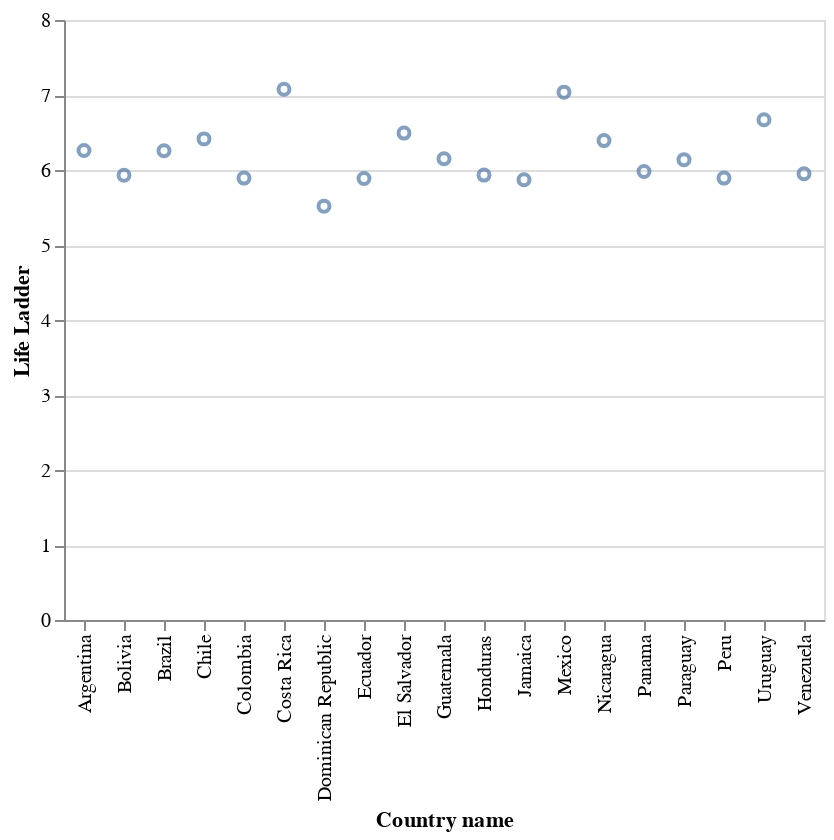

The notebook cell this image was saved under:
### Markdown cell above
A veces es necesario decirle explícitamente a Altair el tipo de datos de nuestras variables. 
Estos tipos pueden ser/se especifican de la siguiente forma:

- `'nombre_variable:N'` Tipo de datos Nominal (datos categóricos no ordenados),

- `'nombre_variable:O'` Tipo de datos Ordinal (datos categóricos ordenados),

- `'nombre_variable:Q'` Tipo de datos cuantitativo (datos numéricos) y

- `'nombre_variable:T'` Variables de tiempo como fechas o años (casi no hemos visto esto)

Volviendo al primer ejemplo:

### Code cell
alt.Chart(happy_lac).mark_point().encode(
    y = alt.Y("Life Ladder:Q"),
    x = alt.X("Country name:N")
    )

### Figure 1 — Vega-Lite specification as saved in the notebook (floating-point values rounded to 4 significant figures)
{"config": {"view": {"continuousWidth": 300, "continuousHeight": 300}}, "data": {"name": "data-521dbf837bf678f07b4ab254f0dc1499"}, "mark": {"type": "point"}, "encoding": {"x": {"field": "Country name", "type": "nominal"}, "y": {"field": "Life Ladder", "type": "quantitative"}}, "$schema": "https://vega.github.io/schema/vega-lite/v5.20.1.json", "datasets": {"data-521dbf837bf678f07b4ab254f0dc1499": [{"Country name": "Argentina", "year": 2022, "Life Ladder": 6.261, "Log GDP per capita": 10.01, "Social support": 0.893, "Healthy life expectancy at birth": 67.25, "Freedom to make life choices": 0.825, "Generosity": -0.128, "Perceptions of corruption": 0.81, "Positive affect": 0.724, "Negative affect": 0.284, "Regional indicator": "Latin America and Caribbean", "_merge": "both"}, {"Country name": "Bolivia", "year": 2022, "Life Ladder": 5.929, "Log GDP per capita": 9.014, "Social support": 0.824, "Healthy life expectancy at birth": 63.75, "Freedom to make life choices": 0.865, "Generosity": -0.08, "Perceptions of corruption": 0.84, "Positive affect": 0.738, "Negative affect": 0.426, "Regional indicator": "Latin America and Caribbean", "_merge": "both"}, {"Country name": "Brazil", "year": 2022, "Life Ladder": 6.257, "Log GDP per capita": 9.611, "Social support": 0.866, "Healthy life expectancy at birth": 65.92, "Freedom to make life choices": 0.83, "Generosity": -0.061, "Perceptions of corruption": 0.742, "Positive affect": 0.681, "Negative affect": 0.341, "Regional indicator": "Latin America and Caribbean", "_merge": "both"}, {"Country name": "Chile", "year": 2022, "Life Ladder": 6.415, "Log GDP per capita": 10.15, "Social support": 0.887, "Healthy life expectancy at birth": 70.45, "Freedom to make life choices": 0.793, "Generosity": -0.011, "Perceptions of corruption": 0.796, "Positive affect": 0.775, "Negative affect": 0.253, "Regional indicator": "Latin America and Caribbean", "_merge": "both"}, {"Country name": "Colombia", "year": 2022, "Life Ladder": 5.892, "Log GDP per capita": 9.66, "Social support": 0.877, "Healthy life expectancy at birth": 69.53, "Freedom to make life choices": 0.799, "Generosity": -0.162, "Perceptions of corruption": 0.863, "Positive affect": 0.762, "Negative affect": 0.306, "Regional indicator": "Latin America and Caribbean", "_merge": "both"}, {"Country name": "Costa Rica", "year": 2022, "Life Ladder": 7.077, "Log GDP per capita": 9.998, "Social support": 0.902, "Healthy life expectancy at birth": 70.0, "Freedom to make life choices": 0.91, "Generosity": -0.047, "Perceptions of corruption": 0.751, "Positive affect": 0.793, "Negative affect": 0.272, "Regional indicator": "Latin America and Caribbean", "_merge": "both"}, {"Country name": "Dominican Republic", "year": 2022, "Life Ladder": 5.518, "Log GDP per capita": 9.874, "Social support": 0.82, "Healthy life expectancy at birth": 64.6, "Freedom to make life choices": 0.853, "Generosity": -0.084, "Perceptions of corruption": 0.656, "Positive affect": 0.723, "Negative affect": 0.306, "Regional indicator": "Latin America and Caribbean", "_merge": "both"}, {"Country name": "Ecuador", "year": 2022, "Life Ladder": 5.887, "Log GDP per capita": 9.29, "Social support": 0.825, "Healthy life expectancy at birth": 69.25, "Freedom to make life choices": 0.759, "Generosity": -0.08, "Perceptions of corruption": 0.866, "Positive affect": 0.777, "Negative affect": 0.356, "Regional indicator": "Latin America and Caribbean", "_merge": "both"}, {"Country name": "El Salvador", "year": 2022, "Life Ladder": 6.492, "Log GDP per capita": 9.135, "Social support": 0.772, "Healthy life expectancy at birth": 65.95, "Freedom to make life choices": 0.914, "Generosity": -0.112, "Perceptions of corruption": 0.621, "Positive affect": 0.823, "Negative affect": 0.296, "Regional indicator": "Latin America and Caribbean", "_merge": "both"}, {"Country name": "Guatemala", "year": 2022, "Life Ladder": 6.15, "Log GDP per capita": 9.116, "Social support": 0.806, "Healthy life expectancy at birth": 62.9, "Freedom to make life choices": 0.856, "Generosity": -0.057, "Perceptions of corruption": 0.835, "Positive affect": 0.835, "Negative affect": 0.263, "Regional indicator": "Latin America and Caribbean", "_merge": "both"}, {"Country name": "Honduras", "year": 2022, "Life Ladder": 5.932, "Log GDP per capita": 8.645, "Social support": 0.729, "Healthy life expectancy at birth": 64.28, "Freedom to make life choices": 0.851, "Generosity": 0.081, "Perceptions of corruption": 0.834, "Positive affect": 0.775, "Negative affect": 0.289, "Regional indicator": "Latin America and Caribbean", "_merge": "both"}, {"Country name": "Jamaica", "year": 2022, "Life Ladder": 5.87, "Log GDP per capita": 9.198, "Social support": 0.868, "Healthy life expectancy at birth": 66.6, "Freedom to make life choices": 0.874, "Generosity": -0.088, "Perceptions of corruption": 0.91, "Positive affect": 0.718, "Negative affect": 0.269, "Regional indicator": "Latin America and Caribbean", "_merge": "both"}, {"Country name": "Mexico", "year": 2022, "Life Ladder": 7.038, "Log GDP per capita": 9.876, "Social support": 0.858, "Healthy life expectancy at birth": 65.8, "Freedom to make life choices": 0.861, "Generosity": -0.121, "Perceptions of corruption": 0.78, "Positive affect": 0.818, "Negative affect": 0.205, "Regional indicator": "Latin America and Caribbean", "_merge": "both"}, {"Country name": "Nicaragua", "year": 2022, "Life Ladder": 6.392, "Log GDP per capita": 8.664, "Social support": 0.844, "Healthy life expectancy at birth": 65.72, "Freedom to make life choices": 0.914, "Generosity": -0.001, "Perceptions of corruption": 0.57, "Positive affect": 0.787, "Negative affect": 0.339, "Regional indicator": "Latin America and Caribbean", "_merge": "both"}, {"Country name": "Panama", "year": 2022, "Life Ladder": 5.979, "Log GDP per capita": 10.33, "Social support": 0.891, "Healthy life expectancy at birth": 69.0, "Freedom to make life choices": 0.899, "Generosity": -0.121, "Perceptions of corruption": 0.887, "Positive affect": 0.821, "Negative affect": 0.259, "Regional indicator": "Latin America and Caribbean", "_merge": "both"}, {"Country name": "Paraguay", "year": 2022, "Life Ladder": 6.138, "Log GDP per capita": 9.508, "Social support": 0.899, "Healthy life expectancy at birth": 65.95, "Freedom to make life choices": 0.922, "Generosity": -0.011, "Perceptions of corruption": 0.839, "Positive affect": 0.821, "Negative affect": 0.238, "Regional indicator": "Latin America and Caribbean", "_merge": "both"}, {"Country name": "Peru", "year": 2022, "Life Ladder": 5.892, "Log GDP per capita": 9.449, "Social support": 0.823, "Healthy life expectancy at birth": 70.03, "Freedom to make life choices": 0.764, "Generosity": -0.178, "Perceptions of corruption": 0.884, "Positive affect": 0.755, "Negative affect": 0.378, "Regional indicator": "Latin America and Caribbean", "_merge": "both"}, {"Country name": "Uruguay", "year": 2022, "Life Ladder": 6.671, "Log GDP per capita": 10.08, "Social support": 0.905, "Healthy life expectancy at birth": 67.5, "Freedom to make life choices": 0.878, "Generosity": -0.052, "Perceptions of corruption": 0.631, "Positive affect": 0.775, "Negative affect": 0.267, "Regional indicator": "Latin America and Caribbean", "_merge": "both"}, {"Country name": "Venezuela", "year": 2022, "Life Ladder": 5.949, "Log GDP per capita": null, "Social support": 0.899, "Healthy life expectancy at birth": 63.88, "Freedom to make life choices": 0.77, "Generosity": null, "Perceptions of corruption": 0.798, "Positive affect": 0.754, "Negative affect": 0.292, "Regional indicator": "Latin America and Caribbean", "_merge": "both"}]}}
